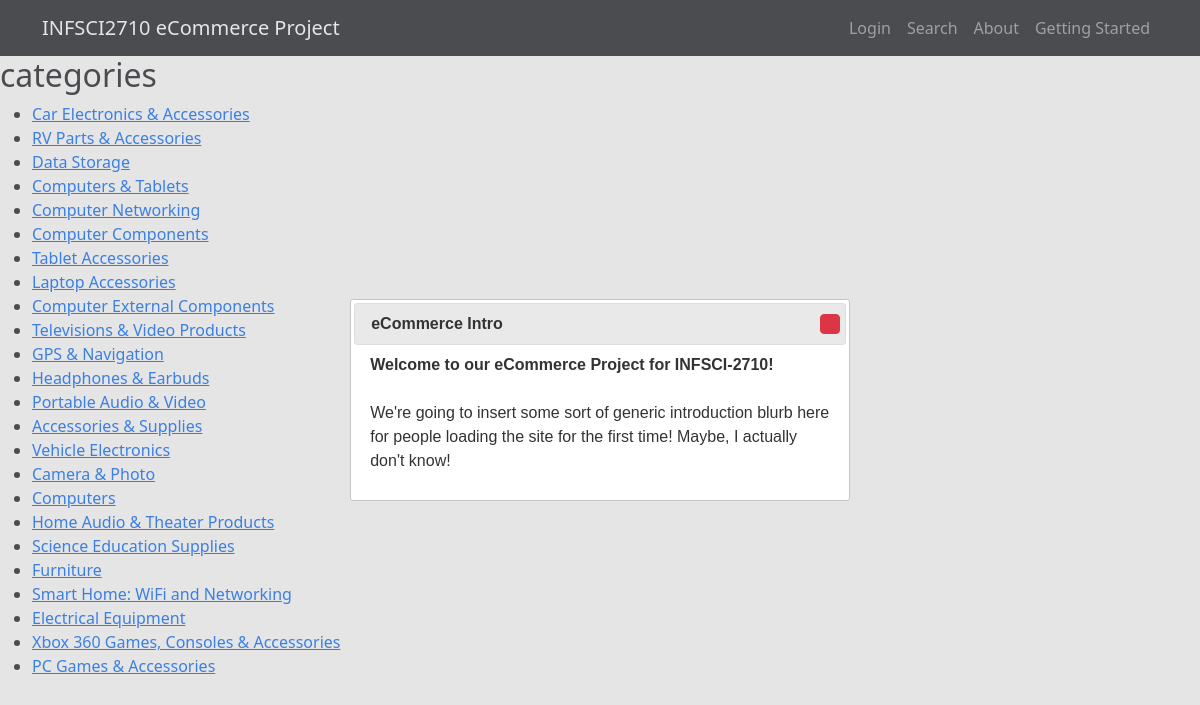
Page /categories/ on the committed database.
### app/models.py (models this page shows, shortened)
class Category(models.Model):
    name = models.CharField(max_length=200)
    description = models.TextField(blank=True, null=True)

### app/views.py (the view)
# urls.py: path('categories/', views.categories, name='categories'),
def categories(request):
    category = Category.objects.all()
    return render(request, "categories.html", {"category_list":category})

### templates/categories.html
{% extends "base.html" %}
{% block content %}
    <h2>categories</h2>
    <ul>
        {% for category in category_list %}
            <li>
                <a href="{% url 'category_products' category.id%}">{{ category.name }} </a></li>
        {% endfor %}
    </ul>
{% endblock %}

### rows in the picture
Category: name "Car Electronics & Accessories"
Category: name "RV Parts & Accessories"
Category: name "Data Storage"
Category: name "Computers & Tablets"
Category: name "Computer Networking"
Category: name "Computer Components"
Category: name "Tablet Accessories"
Category: name "Laptop Accessories"
Category: name "Computer External Components"
Category: name "Televisions & Video Products"
Category: name "GPS & Navigation"
Category: name "Headphones & Earbuds"
Category: name "Portable Audio & Video"
Category: name "Accessories & Supplies"
Category: name "Vehicle Electronics"
Category: name "Camera & Photo"
Category: name "Computers"
Category: name "Home Audio & Theater Products"
Category: name "Science Education Supplies"
Category: name "Furniture"
Category: name "Smart Home: WiFi and Networking"
Category: name "Electrical Equipment"
Category: name "Xbox 360 Games, Consoles & Accessories"
Category: name "PC Games & Accessories"
